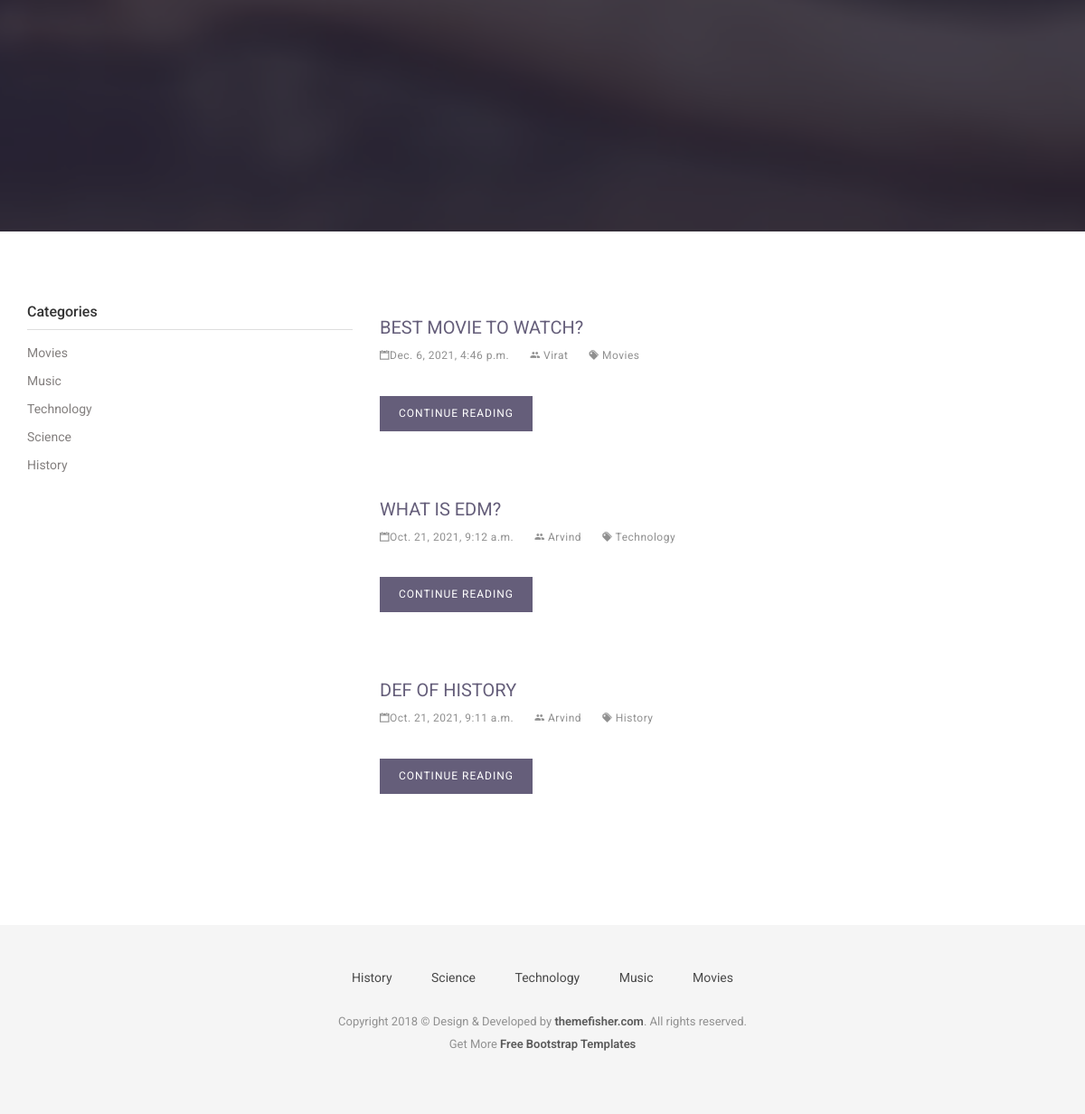
Before: / (lower part) with the older database file.
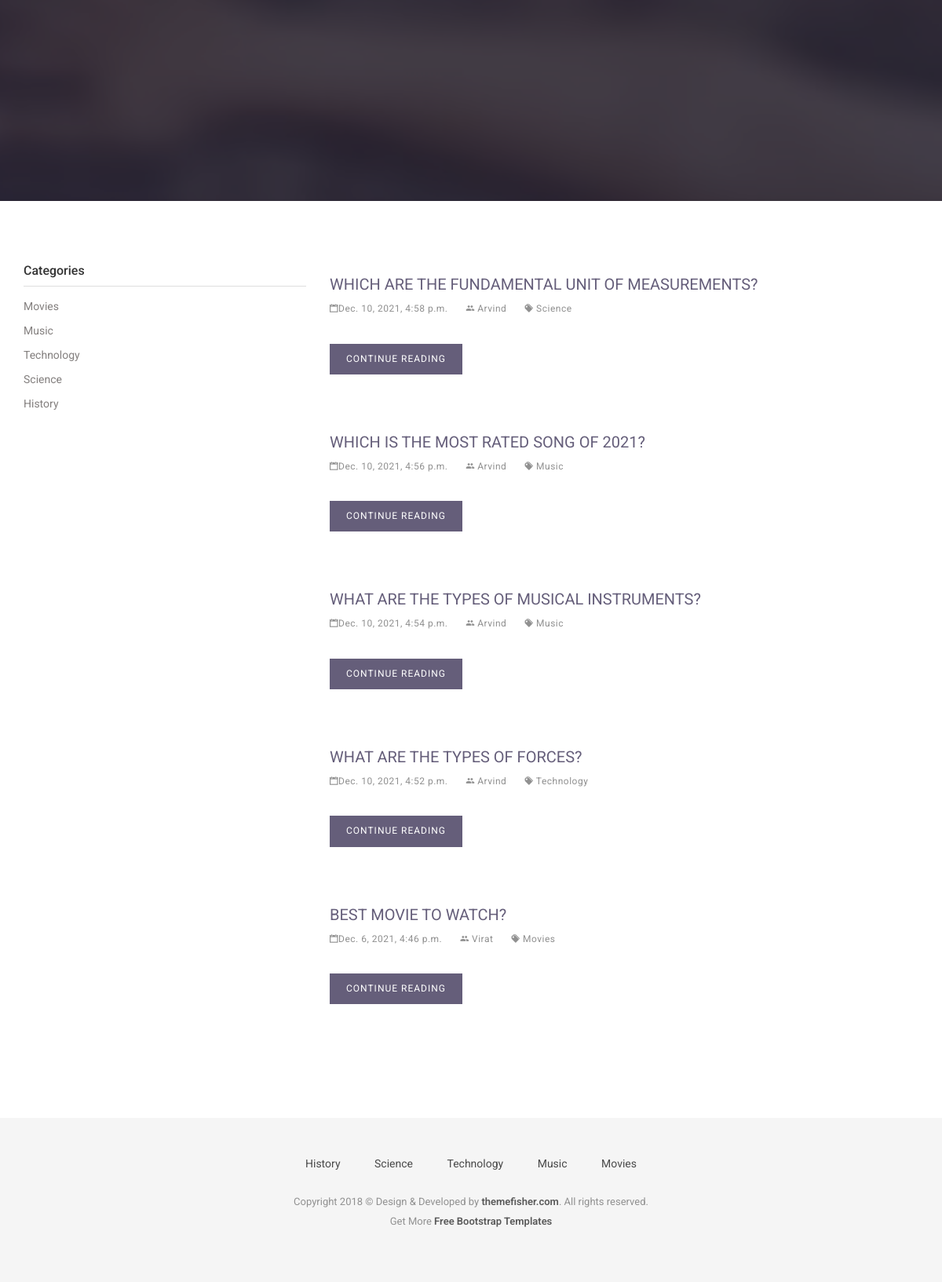
After: the same page with the newer database file.
### category/models.py (models this page shows, shortened)
class Category(models.Model):
    title=models.CharField(max_length=255)
    status=models.BooleanField(default=True)

### question_answer/models.py (models this page shows, shortened)
class Question(models.Model):
    category=models.ForeignKey(Category,on_delete=models.CASCADE)
    user=models.ForeignKey(User, on_delete=models.SET_NULL,null=True,blank=True,default=None)
    question=models.CharField(max_length=50)
    status=models.BooleanField(default=True)
    added_date=models.DateTimeField()

### account/views.py (the view)
# urls.py: path('',views.homePage,name='homePage'),
def homePage(request):
    navigation_categories = Category.objects.filter(status=True).order_by('-id')[:5]
    categories = Category.objects.filter(status=True)
    questions = Question.objects.filter(status=True).order_by('-id')[:5]
    return render(request, 'home.html',{'navigation_categories':navigation_categories,
                                         'categories':categories,
                                         'questions':questions})

### templates/home.html (shortened to what this page needs)
{% extends 'base.html' %}
{% block content %}
<section class="slider">
</section>
<div class="page-wrapper">
	<div class="container">
		<div class="row">
			<div class="col-md-4">
				<aside class="sidebar">
					<div class="widget widget-category">
						<h4 class="widget-title">Categories</h4>
						<ul class="widget-category-list">
							{% for category in categories %}
							   <li><a href="{% url 'categoryQuestion' category_id=category.id %}">{{category.title|title}}</a></li>
							{% endfor %}
						</ul>
					</div>
				</aside>
			</div>
			<div class="col-md-8">
				{% for question in questions %}
					<div class="post">
						<h3 class="post-title"><a href="{% url 'QuestionDetails' question_id=question.id %}">{{question.question|title}}</a></h3>
						<div class="post-meta">
							<ul>
								<li>
									<i class="ion-calendar"></i>{{question.added_date}}
								</li>
							    {% if question.user %}
									<li>
										<i class="ion-android-people"></i> {{question.user.first_name}}
									</li>
								{% endif %}
								<li>
									<a href=""><i class="ion-pricetags"></i> {{question.category.title}}</a>
								</li>
							</ul>
						</div>
						<div class="post-content">
							<a href="{% url 'QuestionDetails' question_id=question.id %}" class="btn btn-main">Continue Reading</a>
						</div>
					</div>
				{% endfor %}
			</div>
		</div>
	</div>
</div>
{% endblock %}

### templates/base.html (shortened to what this page needs)
{% load static %}
<!DOCTYPE html>
<html class="no-js">
<head>
    <link rel="stylesheet" href="{% static 'plugins/bootstrap/bootstrap.min.css' %}">
    <link rel="stylesheet" href="{% static 'plugins/Ionicons/css/ionicons.min.css' %}">
    <link rel="stylesheet" href="{% static 'plugins/animate-css/animate.css' %}">
    <link rel="stylesheet" href="{% static 'plugins/magnific-popup/magnific-popup.css' %}">
    <link rel="stylesheet" href="{% static 'plugins/slick/slick.css' %}">
    <link rel="stylesheet" href="{% static 'css/style.css' %}">
</head>
<body id="body">
{% block content %}
{% endblock %}
    <footer class="footer">
        <div class="container">
            <div class="row">
                <div class="col-md-12">
                    <div class="footer-manu">
                        <ul>
                            {% for category in navigation_categories%}
                                <li><a href="{% url 'categoryQuestion' category_id=category.id %}">{{category.title}}</a></li>
                            {% endfor %}
                        </ul>
                    </div>
                    <p class="copyright">Copyright 2018 &copy; Design & Developed by <a
                            href="http://www.themefisher.com">themefisher.com</a>. All rights reserved.
                        <br>
                        Get More <a href="https://themefisher.com/free-bootstrap-templates/" target="_blank">Free
                            Bootstrap Templates</a>
                    </p>
                </div>
            </div>
        </div>
    </footer>
</body>
</html>

Changed rows visible on the page:
no longer on this page (row unchanged): Question: question "WHAT IS EDM?", added_date "Oct. 21, 2021, 9:12 a.m.", user.first_name "Arvind", category "Technology"
no longer on this page (row unchanged): Question: question "DEF OF HISTORY", added_date "Oct. 21, 2021, 9:11 a.m.", user.first_name "Arvind", category "History"
added Question: question "WHICH ARE THE FUNDAMENTAL UNIT OF MEASUREMENTS?", added_date "Dec. 10, 2021, 4:58 p.m.", user.first_name "Arvind", category "Science"
added Question: question "WHICH IS THE MOST RATED SONG OF 2021?", added_date "Dec. 10, 2021, 4:56 p.m.", user.first_name "Arvind", category "Music"
added Question: question "WHAT ARE THE TYPES OF MUSICAL INSTRUMENTS?", added_date "Dec. 10, 2021, 4:54 p.m.", user.first_name "Arvind", category "Music"
added Question: question "WHAT ARE THE TYPES OF FORCES?", added_date "Dec. 10, 2021, 4:52 p.m.", user.first_name "Arvind", category "Technology"
